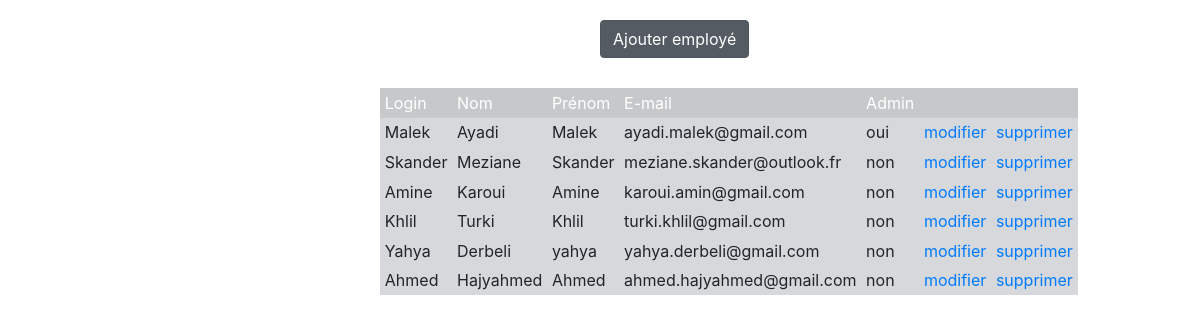
/gererPersonnel.php, run on the app's committed database.
### tables this page shows
CREATE TABLE IF NOT EXISTS `employee` (
  `login` varchar(50) NOT NULL,
  `password` varchar(50) NOT NULL,
  `admin` int(20) NOT NULL,
  `nom` varchar(50) NOT NULL,
  `prenom` varchar(50) NOT NULL,
  `mail` varchar(50) NOT NULL,
  PRIMARY KEY (`login`)
);

### gererPersonnel.php (the view, shortened to what this page needs)
<!doctype>
<html lang="en">
<head>
    <link href="vendor/bootstrap/css/bootstrap.min.css" rel="stylesheet">
    <link href="gererPersonnelCss.css" rel="stylesheet">
</head>
<body >
<div class="bdy" >
     <div class="aa">
	     <a href="ajouterPersonnel.php" class="btn btn-secondary active" role="button" aria-pressed="true" style="margin-left: 200px;">Ajouter employé</a>
     </div>
     <div class="col-2">
	<table class="table-hover table-sm">
	<?php
			try
		{
			$bdd = new PDO('mysql:host=localhost;dbname=projet;charset=utf8', 'root', '');
		}
		catch (PDOException $e)
		{
			die('erreur : '.$e->getMessage());
		}
		$req=$bdd->query('SELECT * from `employee`');
			?>
        <tr class="table-dark">
            <td>Login</td>
            <td>Nom</td>
            <td>Prénom</td>
            <td>E-mail</td>
            <td>Admin</td>
            <td></td>
            <td></td>
        </tr>
        <?php
		while($resultat=$req->fetch())
		{
			?>
			<tr class="table-secondary">
				<td><?php echo $resultat['login'];?></td>
				<td><?php echo $resultat['nom'];?></td>
				<td><?php echo $resultat['prenom'];?></td>
				<td><?php echo $resultat['mail'];?></td>
				<td><?php if ($resultat['admin']) echo 'oui';else echo 'non'?></td>
				<td><a href="modifierPersonnel.php?<?php echo 'login='.($resultat['login']).'&nom='.$resultat['nom'].'&prenom='.$resultat['prenom'].'&mail='.$resultat['mail'] ?>">modifier</a></td>
				<td><a href="supprimerPersonnel.php?login=<?php echo ($resultat['login']) ?>">supprimer</a></td>
			</tr><?php
		}
	?>
	</table>
     </div>
</div>
</body>

### gererPersonnelCss.css (style rules this page uses)
.bdy { margin-left: 400px; }
.col-2 { padding-left: 0px; margin-left: -20px; }
.aa { margin-top: 20px; margin-bottom: 30px; }

### data on the page
employee: login "Malek", nom "Ayadi", prenom "Malek", mail "ayadi.malek@gmail.com", admin "oui"
employee: login "Skander", nom "Meziane", prenom "Skander", mail "meziane.skander@outlook.fr", admin "non"
employee: login "Amine", nom "Karoui", prenom "Amine", mail "karoui.amin@gmail.com", admin "non"
employee: login "Khlil", nom "Turki", prenom "Khlil", mail "turki.khlil@gmail.com", admin "non"
employee: login "Yahya", nom "Derbeli", prenom "yahya", mail "yahya.derbeli@gmail.com", admin "non"
employee: login "Ahmed", nom "Hajyahmed", prenom "Ahmed", mail "ahmed.hajyahmed@gmail.com", admin "non"
